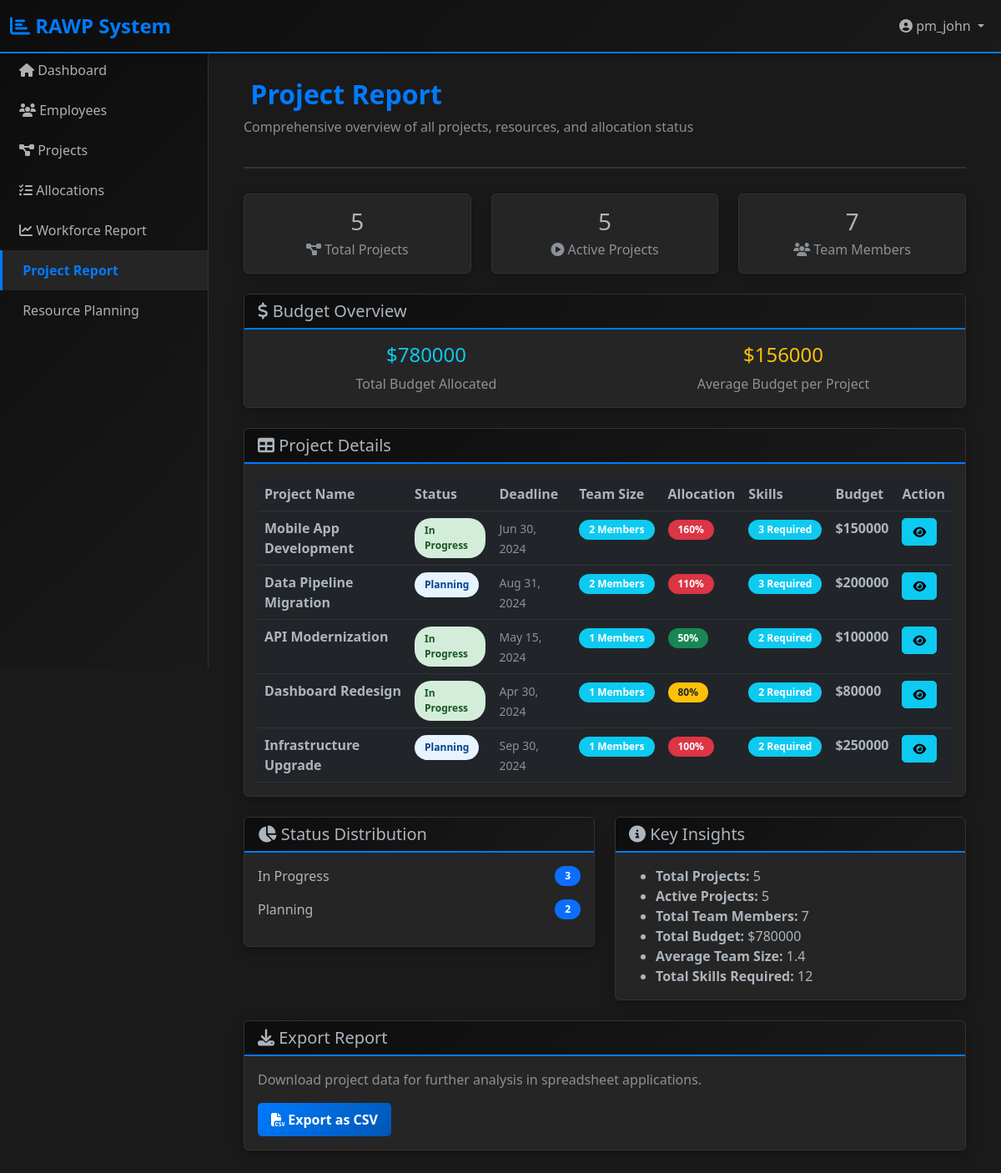
Page /reports/project (signed in) on the committed database.
### app/models.py (models this page shows, shortened)
class User(UserMixin, db.Model):
    __tablename__ = 'users'
    id = db.Column(db.Integer, primary_key=True)
    username = db.Column(db.String(80), unique=True, nullable=False)
    email = db.Column(db.String(120), unique=True, nullable=False)
    password_hash = db.Column(db.String(255), nullable=False)
    role = db.Column(db.Enum(Role), nullable=False, default=Role.EMPLOYEE)
    is_active = db.Column(db.Boolean, default=True)
    created_at = db.Column(db.DateTime, default=datetime.utcnow)
    updated_at = db.Column(db.DateTime, default=datetime.utcnow, onupdate=datetime.utcnow)
    employee = db.relationship('Employee', backref='user', uselist=False, cascade='all, delete-orphan')
    audit_logs = db.relationship('AuditLog', backref='user', lazy=True, cascade='all, delete-orphan')

class Project(db.Model):
    __tablename__ = 'projects'
    id = db.Column(db.Integer, primary_key=True)
    name = db.Column(db.String(200), nullable=False)
    description = db.Column(db.Text)
    status = db.Column(db.String(50), default='Planning')  # Planning, In Progress, On Hold, Completed, Cancelled
    start_date = db.Column(db.Date)
    deadline = db.Column(db.Date, nullable=False)
    budget = db.Column(db.Float)
    created_by = db.Column(db.Integer, db.ForeignKey('users.id'))
    created_at = db.Column(db.DateTime, default=datetime.utcnow)
    updated_at = db.Column(db.DateTime, default=datetime.utcnow, onupdate=datetime.utcnow)
    creator = db.relationship('User', foreign_keys=[created_by], backref='created_projects')
    allocations = db.relationship('ResourceAllocation', backref='project', lazy=True, cascade='all, delete-orphan')
    def get_total_allocation(self):
        return sum(alloc.allocation_percentage for alloc in self.allocations)

### app/routes/main.py (the view)
@main_bp.route('/reports/project')
@login_required
@require_role('Admin', 'Top Management', 'HR Manager', 'Project Manager')
def project_report():
    projects = Project.query.all()
    report_data = []
    for project in projects:
        total_allocation = project.get_total_allocation()
        allocated_employees = len(project.allocations)
        report_data.append({
            'id': project.id,
            'name': project.name,
            'status': project.status,
            'deadline': project.deadline,
            'allocated_employees': allocated_employees,
            'total_allocation': total_allocation,
            'required_skills': len(project.required_skills),
            'budget': project.budget
        })
    return render_template('main/project_report.html',
                         title='Project Report',
                         report_data=report_data)

### app/templates/main/project_report.html (shortened to what this page needs)
{% extends "base.html" %}
{% block content %}
<div class="container-fluid">
    <div class="page-header">
        <h1 class="page-title"> Project Report</h1>
        <p class="text-muted">Comprehensive overview of all projects, resources, and allocation status</p>
    </div>
    <div class="row mb-4">
        <div class="col-md-4">
            <div class="card report-card">
                <div class="card-body text-center">
                    <h3 class="mb-1">{{ report_data|length }}</h3>
                    <p class="text-muted mb-0"><i class="fas fa-project-diagram"></i> Total Projects</p>
                </div>
            </div>
        </div>
        <div class="col-md-4">
            <div class="card report-card">
                <div class="card-body text-center">
                    <h3 class="mb-1">
                        {% set active_count = report_data | selectattr('status', 'in', ['Planning', 'In Progress']) | list | length %}
                        {{ active_count }}
                    </h3>
                    <p class="text-muted mb-0"><i class="fas fa-play-circle"></i> Active Projects</p>
                </div>
            </div>
        </div>
        <div class="col-md-4">
            <div class="card report-card">
                <div class="card-body text-center">
                    <h3 class="mb-1">
                        {% set total_team = report_data | map(attribute='allocated_employees') | sum %}
                        {{ total_team }}
                    </h3>
                    <p class="text-muted mb-0"><i class="fas fa-users"></i> Team Members</p>
                </div>
            </div>
        </div>
    </div>
    <div class="row mb-4">
        <div class="col-12">
            <div class="card">
                <div class="card-header">
                    <h5 class="mb-0"><i class="fas fa-dollar-sign"></i> Budget Overview</h5>
                </div>
                <div class="card-body">
                    {% set total_budget = report_data | map(attribute='budget') | sum %}
                    <div class="row text-center">
                        <div class="col-md-6">
                            <h4 class="text-info">${{ "%.0f"|format(total_budget) }}</h4>
                            <p class="text-muted mb-0">Total Budget Allocated</p>
                        </div>
                        <div class="col-md-6">
                            <h4 class="text-warning">${{ "%.0f"|format(total_budget / report_data|length if report_data else 0) }}</h4>
                            <p class="text-muted mb-0">Average Budget per Project</p>
                        </div>
                    </div>
                </div>
            </div>
        </div>
    </div>
    <div class="row">
        <div class="col-12">
            <div class="card">
                <div class="card-header">
                    <h5 class="mb-0"><i class="fas fa-table"></i> Project Details</h5>
                </div>
                <div class="card-body">
                    {% if report_data %}
                    <div class="table-responsive">
                        <table class="table table-hover mb-0">
                            <thead>
                                <tr>
                                    <th>Project Name</th>
                                    <th>Status</th>
                                    <th>Deadline</th>
                                    <th>Team Size</th>
                                    <th>Allocation</th>
                                    <th>Skills</th>
                                    <th>Budget</th>
                                    <th>Action</th>
                                </tr>
                            </thead>
                            <tbody>
                                {% for project in report_data %}
                                <tr>
                                    <td>
                                        <strong>{{ project.name }}</strong>
                                    </td>
                                    <td>
                                        {% if project.status == 'Planning' %}
                                            <span class="status-badge status-planning">{{ project.status }}</span>
                                        {% elif project.status == 'In Progress' %}
                                            <span class="status-badge status-progress">{{ project.status }}</span>
                                        {% elif project.status == 'On Hold' %}
                                            <span class="status-badge status-onhold">{{ project.status }}</span>
                                        {% elif project.status == 'Completed' %}
                                            <span class="status-badge status-completed">{{ project.status }}</span>
                                        {% elif project.status == 'Cancelled' %}
                                            <span class="status-badge status-cancelled">{{ project.status }}</span>
                                        {% else %}
                                            <span class="badge bg-secondary">{{ project.status }}</span>
                                        {% endif %}
                                    </td>
                                    <td>
                                        <small class="text-muted">{{ project.deadline.strftime('%b %d, %Y') if project.deadline else 'N/A' }}</small>
                                    </td>
                                    <td>
                                        <span class="badge bg-info">{{ project.allocated_employees }} Members</span>
                                    </td>
                                    <td>
                                        {% set allocation_pct = project.total_allocation|round(0)|int %}
                                        <span class="badge {% if allocation_pct >= 100 %}bg-danger{% elif allocation_pct >= 80 %}bg-warning text-dark{% else %}bg-success{% endif %}">
                                            {{ allocation_pct }}%
                                        </span>
                                    </td>
                                    <td>
                                        <span class="badge bg-info">{{ project.required_skills }} Required</span>
                                    </td>
                                    <td>
                                        <strong>${{ "%.0f"|format(project.budget) if project.budget else '0' }}</strong>
                                    </td>
                                    <td>
                                        <a href="{{ url_for('projects.view_project', project_id=project.id) }}"
                                           class="btn btn-sm btn-info" title="View Project">
                                            <i class="fas fa-eye"></i>
                                        </a>
                                    </td>
                                </tr>
                                {% endfor %}
                            </tbody>
                        </table>
                    </div>
                    {% else %}
                    <div class="alert alert-info text-center mb-0">
                        <i class="fas fa-info-circle"></i> No projects found
                    </div>
                    {% endif %}
                </div>
            </div>
        </div>
    </div>
    <div class="row mt-4">
        <div class="col-md-6">
            <div class="card">
                <div class="card-header">
                    <h5 class="mb-0"><i class="fas fa-chart-pie"></i> Status Distribution</h5>
                </div>
                <div class="card-body">
                    {% set status_groups = report_data | groupby('status') %}
                    {% for status, projects in status_groups %}
                    <div class="d-flex justify-content-between align-items-center mb-3">
                        <span>{{ status }}</span>
                        <span class="badge bg-primary">{{ projects | length }}</span>
                    </div>
                    {% endfor %}
                </div>
            </div>
        </div>
        <div class="col-md-6">
            <div class="card">
                <div class="card-header">
                    <h5 class="mb-0"><i class="fas fa-info-circle"></i> Key Insights</h5>
                </div>
                <div class="card-body">
                    <ul class="mb-0">
                        <li><strong>Total Projects:</strong> {{ report_data | length }}</li>
                        <li><strong>Active Projects:</strong> {{ report_data | selectattr('status', 'in', ['Planning', 'In Progress']) | list | length }}</li>
                        <li><strong>Total Team Members:</strong> {{ report_data | map(attribute='allocated_employees') | sum }}</li>
                        <li><strong>Total Budget:</strong> ${{ "%.0f"|format(report_data | map(attribute='budget') | sum) }}</li>
                        <li><strong>Average Team Size:</strong> {{ "%.1f"|format(report_data | map(attribute='allocated_employees') | sum / report_data | length if report_data else 0) }}</li>
                        <li><strong>Total Skills Required:</strong> {{ report_data | map(attribute='required_skills') | sum }}</li>
                    </ul>
                </div>
            </div>
        </div>
    </div>
    <div class="row mt-4">
        <div class="col-12">
            <div class="card">
                <div class="card-header">
                    <h5 class="mb-0"><i class="fas fa-download"></i> Export Report</h5>
                </div>
                <div class="card-body">
                    <p class="text-muted mb-3">Download project data for further analysis in spreadsheet applications.</p>
                    <a href="{{ url_for('projects.export_projects_csv') }}" class="btn btn-primary">
                        <i class="fas fa-file-csv"></i> Export as CSV
                    </a>
                </div>
            </div>
        </div>
    </div>
</div>
{% endblock %}

### app/templates/base.html (shortened to what this page needs)
<!DOCTYPE html>
<html lang="en">
<head>
    <link href="https://cdn.jsdelivr.net/npm/bootstrap@5.3.0/dist/css/bootstrap.min.css" rel="stylesheet">
    <link href="https://cdnjs.cloudflare.com/ajax/libs/font-awesome/6.4.0/css/all.min.css" rel="stylesheet">
</head>
<body data-bs-theme="dark">
    <nav class="navbar navbar-expand-lg sticky-top">
        <div class="container-fluid">
            <a class="navbar-brand" href="{{ url_for('main.dashboard') }}">
                <i class="fas fa-chart-bar"></i> RAWP System
            </a>
            <div class="collapse navbar-collapse" id="navbarNav">
                <ul class="navbar-nav ms-auto">
                    {% if current_user.is_authenticated %}
                    <li class="nav-item dropdown">
                        <a class="nav-link dropdown-toggle" href="#" id="userMenu" role="button" data-bs-toggle="dropdown">
                            <i class="fas fa-user-circle"></i> {{ current_user.username }}
                        </a>
                    </li>
                    {% else %}
                    <li class="nav-item">
                        <a class="nav-link" href="{{ url_for('auth.login') }}">Login</a>
                    </li>
                    {% endif %}
                </ul>
            </div>
        </div>
    </nav>
    {% if current_user.is_authenticated %}
    <div class="sidebar">
        <nav class="nav flex-column">
            <a class="nav-link" href="{{ url_for('main.dashboard') }}">
                <i class="fas fa-home"></i> Dashboard
            </a>
            {% if current_user.role.value in ['Admin', 'HR Manager', 'Project Manager', 'Top Management'] %}
            <a class="nav-link" href="{{ url_for('employees.list_employees') }}">
                <i class="fas fa-users"></i> Employees
            </a>
            {% endif %}
            {% if current_user.role.value in ['Admin', 'Project Manager', 'Top Management', 'HR Manager'] %}
            <a class="nav-link" href="{{ url_for('projects.list_projects') }}">
                <i class="fas fa-project-diagram"></i> Projects
            </a>
            {% endif %}
            {% if current_user.role.value in ['Admin', 'Project Manager', 'HR Manager', 'Top Management'] %}
            <a class="nav-link" href="{{ url_for('allocations.list_allocations') }}">
                <i class="fas fa-tasks"></i> Allocations
            </a>
            {% endif %}
            {% if current_user.role.value in ['Admin', 'Top Management', 'HR Manager', 'Project Manager'] %}
            <a class="nav-link" href="{{ url_for('main.workforce_report') }}">
                <i class="fas fa-chart-line"></i> Workforce Report
            </a>
            {% endif %}
            {% if current_user.role.value in ['Admin', 'Top Management', 'HR Manager', 'Project Manager'] %}
            <a class="nav-link" href="{{ url_for('main.project_report') }}">
                 Project Report
            </a>
            {% endif %}
            {% if current_user.role.value in ['Admin', 'Top Management', 'HR Manager', 'Project Manager'] %}
            <a class="nav-link" href="{{ url_for('main.resource_planning') }}">
                 Resource Planning
            </a>
            {% endif %}
        </nav>
    </div>
    {% endif %}
    <div class="main-content">
        {% block content %}{% endblock %}
    </div>
</body>
</html>

### rows in the picture
User: username "pm_john"
Project: name "Mobile App Development", status "In Progress", deadline "Jun 30, 2024", allocated_employees "2", allocation_pct "160", required_skills "3", budget "150000", projects "3"
Project: name "Data Pipeline Migration", status "Planning", deadline "Aug 31, 2024", allocated_employees "2", allocation_pct "110", required_skills "3", budget "200000", projects "2"
Project: name "API Modernization", status "In Progress", deadline "May 15, 2024", allocated_employees "1", allocation_pct "50", required_skills "2", budget "100000"
Project: name "Dashboard Redesign", status "In Progress", deadline "Apr 30, 2024", allocated_employees "1", allocation_pct "80", required_skills "2", budget "80000"
Project: name "Infrastructure Upgrade", status "Planning", deadline "Sep 30, 2024", allocated_employees "1", allocation_pct "100", required_skills "2", budget "250000"

### other values in the picture
{{ report_data|length }} "5"
{{ active_count }} "5"
{{ total_team }} "7"
{{ "%.0f"|format(total_budget) }} "780000"
{{ "%.0f"|format(total_budget / report_data|length if report_data else 0) }} "156000"
{{ report_data | length }} "5"
{{ report_data | map(attribute='allocated_employees') | sum }} "7"
{{ "%.0f"|format(report_data | map(attribute='budget') | sum) }} "780000"
{{ report_data | map(attribute='required_skills') | sum }} "12"
